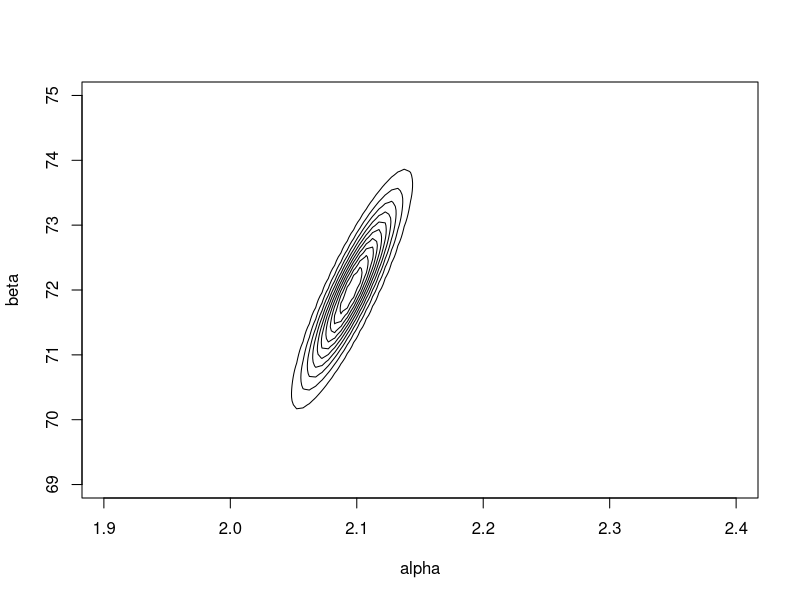
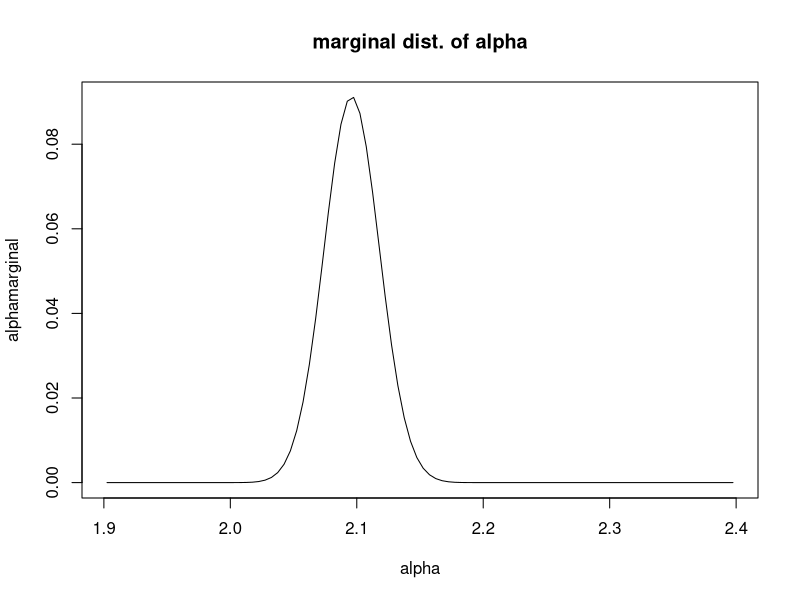
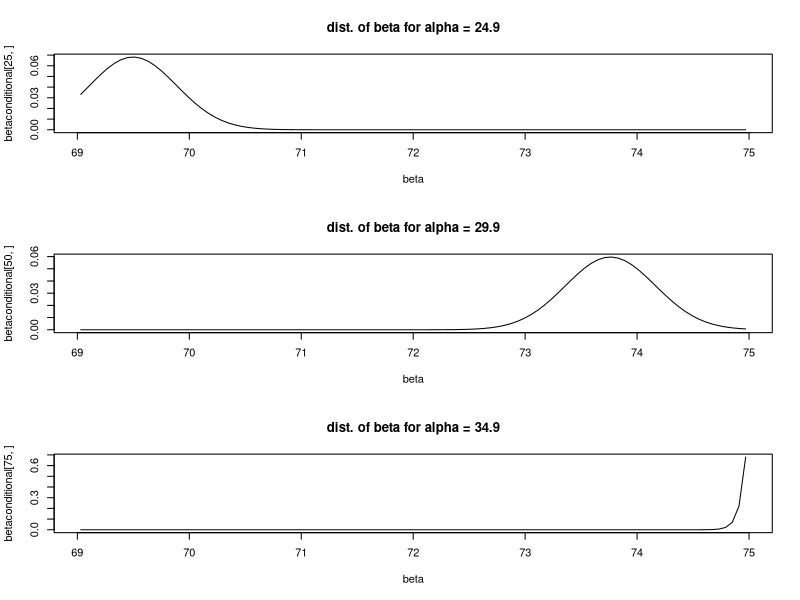
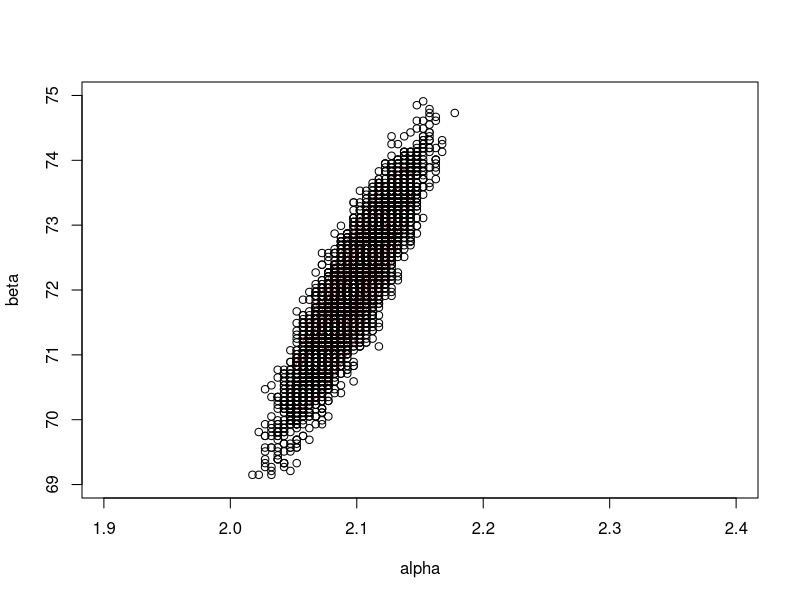
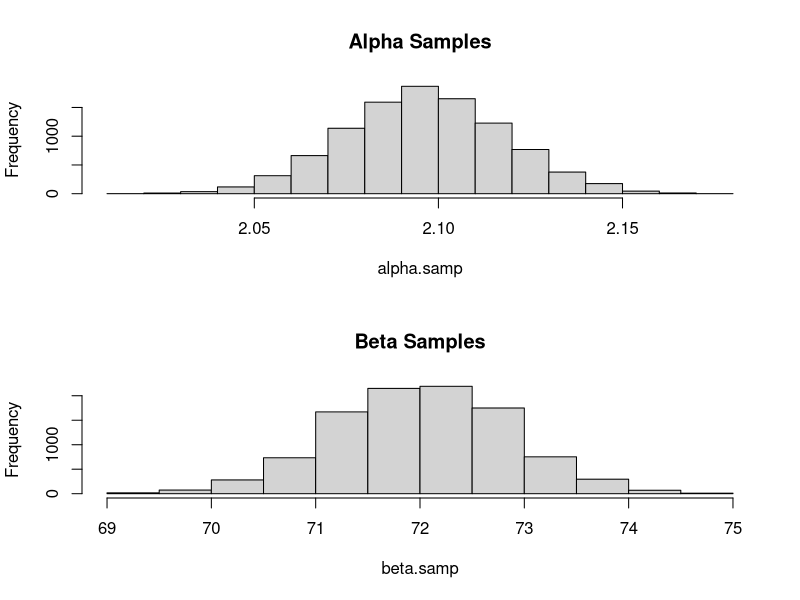

Source code (R) for these figures, in order:
## ---- chunk 1
knitr::opts_chunk$set(echo = TRUE)
## ---- chunk 2
### question 2

data <- read.table("data/batting.1975-2016.csv",header=T,sep=",")
data <- data[data$AB >=100,]
dim(data)
data <- data[data$HR >=1, ]
HR <- data$HR
AB <- data$AB
player <- data$player
year <- data$year
average_run <- HR/AB
data$average_run <- data$HR/data$AB

numgrid <- 100
## define what the domain of alpha and beta are
## step 1: set up the grid
alpha <- ppoints(numgrid)*.5+1.9
alpha
beta <- ppoints(numgrid)*6+69  # beta between 69 and 75
beta
full <- matrix(NA, nrow = 100, ncol = 100)
for( i in 1:100){
  for(j in 1:100){
    full[i,j] <- sum(dbeta(average_run, alpha[i], beta[j], log = T))
  }
}
#evaluate the joint posterior
full <- exp(full - max(full))
full
full <- full/sum(full)
full
contour(alpha, beta, full, xlab = "alpha", ylab = "beta", drawlabels = F)


## calculating probabilities for grid sampler:

alphamarginal <- rep(NA,numgrid)
for (i in 1:numgrid){
  alphamarginal[i] <- sum(full[i,])
}
betaconditional <- matrix(NA,nrow=numgrid,ncol=numgrid)
for (i in 1:numgrid){
  for (j in 1:numgrid){
    betaconditional[i,j] <- full[i,j]/sum(full[i,])
  }
}

## plotting marginal distribution of alpha
par(mfrow=c(1,1))
plot(alpha,alphamarginal,type="l",main="marginal dist. of alpha")

## plotting conditional distribution of beta given alpha
alpha[25]
alpha[50]
alpha[75]
par(mfrow=c(3,1))
plot(beta,betaconditional[25,],type="l",main="dist. of beta for alpha = 24.9")
plot(beta,betaconditional[50,],type="l",main="dist. of beta for alpha = 29.9")
plot(beta,betaconditional[75,],type="l",main="dist. of beta for alpha = 34.9")

## sampling grid values:

alpha.samp <- rep(NA,10000)
beta.samp <- rep(NA,10000)
for (m in 1:10000){
  a <- sample(1:100,size=1,replace=T,prob=alphamarginal)
  b <- sample(1:100,size=1,replace=T,prob=betaconditional[a,])
  alpha.samp[m] <- alpha[a]
  beta.samp[m] <- beta[b]
}

par(mfrow=c(1,1))
contour(alpha, beta,full,xlab="alpha",ylab="beta",drawlabels=F,col=2)
points(alpha.samp,beta.samp)



## distribution of alpha, beta, beta covers 0, so it **could** increase over time
par(mfrow=c(2,1))
hist(alpha.samp,main="Alpha Samples")
hist(beta.samp,main="Beta Samples")

##posterior means
mean(alpha.samp)
mean(beta.samp)
alpha.sampsort <- sort(alpha.samp)
beta.sampsort <- sort(beta.samp)
alpha.sampsort[250]
alpha.sampsort[9750]
beta.sampsort[250]
beta.sampsort[9750]


#### question 3
#use a grid search algorithm on the log likelihood to find maximum estimates of alpha and beta
max(full)
which(full == max(full), arr.ind = T)
full
alpha_mle <- alpha[40] ## about 2.0975
beta_mle <- beta[51] ## about 72.03

#MLE estimates variance
nr <- (alpha_mle*beta_mle)
dr1 <- (alpha_mle + beta_mle)^2
dr2 <- (alpha_mle + beta_mle +1)
var_mle <- nr/(dr1*dr2)
var_mle

#actual data variance
var(average_run)


### question 4

loglik_beta <- function(start_val, x){
  sum(-dbeta(x,
             start_val[1],
             start_val[2],
             log = TRUE))
}

out <- optim(par = c(0.1,0.1),
             fn = loglik_beta,
             x = average_run,
             method = "Nelder-Mead")
out$par
